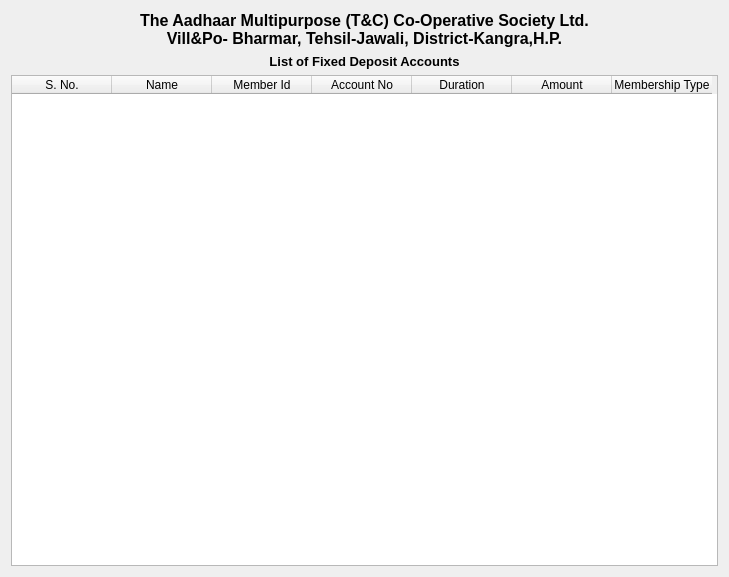
<?xml version="1.0" encoding="UTF-8"?>
<ui version="4.0">
 <class>Form</class>
 <widget class="QWidget" name="Form">
  <property name="geometry">
   <rect>
    <x>0</x>
    <y>0</y>
    <width>729</width>
    <height>577</height>
   </rect>
  </property>
  <property name="windowTitle">
   <string>Form</string>
  </property>
  <layout class="QVBoxLayout" name="verticalLayout_2">
   <item>
    <layout class="QVBoxLayout" name="verticalLayout">
     <item>
      <widget class="QLabel" name="label">
       <property name="text">
        <string>&lt;html&gt;&lt;head/&gt;&lt;body&gt;&lt;p&gt;&lt;span style=&quot; font-size:12pt; font-weight:600;&quot;&gt;The Aadhaar Multipurpose (T&amp;amp;C) Co-Operative Society Ltd.&lt;br&gt;
 Vill&amp;amp;Po- Bharmar, Tehsil-Jawali, District-Kangra,H.P.&lt;/span&gt;&lt;/p&gt;&lt;/body&gt;&lt;/html&gt;</string>
       </property>
       <property name="alignment">
        <set>Qt::AlignCenter</set>
       </property>
      </widget>
     </item>
    </layout>
   </item>
   <item>
    <widget class="QLabel" name="label_2">
     <property name="text">
      <string>&lt;html&gt;&lt;head/&gt;&lt;body&gt;&lt;p&gt;&lt;span style=&quot; font-size:10pt; font-weight:600;&quot;&gt;List of Fixed Deposit Accounts&lt;/span&gt;&lt;/p&gt;&lt;/body&gt;&lt;/html&gt;</string>
     </property>
     <property name="alignment">
      <set>Qt::AlignCenter</set>
     </property>
    </widget>
   </item>
   <item>
    <widget class="QTableWidget" name="tableWidget">
     <column>
      <property name="text">
       <string>S. No.</string>
      </property>
     </column>
     <column>
      <property name="text">
       <string>Name</string>
      </property>
     </column>
     <column>
      <property name="text">
       <string>Member Id</string>
      </property>
     </column>
     <column>
      <property name="text">
       <string>Account No</string>
      </property>
     </column>
     <column>
      <property name="text">
       <string>Duration</string>
      </property>
     </column>
     <column>
      <property name="text">
       <string>Amount</string>
      </property>
     </column>
     <column>
      <property name="text">
       <string>Membership Type</string>
      </property>
     </column>
    </widget>
   </item>
  </layout>
 </widget>
 <resources/>
 <connections/>
</ui>
